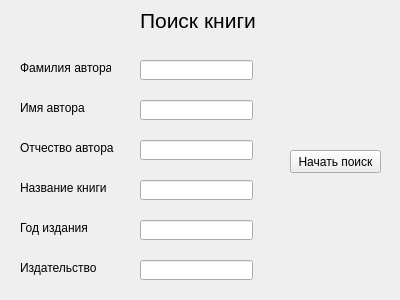
<?xml version="1.0" encoding="UTF-8"?>
<ui version="4.0">
 <class>Form</class>
 <widget class="QWidget" name="Form">
  <property name="geometry">
   <rect>
    <x>0</x>
    <y>0</y>
    <width>400</width>
    <height>300</height>
   </rect>
  </property>
  <property name="windowTitle">
   <string>Form</string>
  </property>
  <widget class="QLabel" name="label">
   <property name="geometry">
    <rect>
     <x>140</x>
     <y>10</y>
     <width>191</width>
     <height>21</height>
    </rect>
   </property>
   <property name="font">
    <font>
     <pointsize>16</pointsize>
    </font>
   </property>
   <property name="text">
    <string>Поиск книги</string>
   </property>
  </widget>
  <widget class="QLineEdit" name="lineEdit_3">
   <property name="geometry">
    <rect>
     <x>140</x>
     <y>140</y>
     <width>113</width>
     <height>20</height>
    </rect>
   </property>
  </widget>
  <widget class="QLineEdit" name="lineEdit_4">
   <property name="geometry">
    <rect>
     <x>140</x>
     <y>180</y>
     <width>113</width>
     <height>20</height>
    </rect>
   </property>
  </widget>
  <widget class="QLabel" name="label_5">
   <property name="geometry">
    <rect>
     <x>20</x>
     <y>180</y>
     <width>91</width>
     <height>16</height>
    </rect>
   </property>
   <property name="text">
    <string>Название книги</string>
   </property>
  </widget>
  <widget class="QLabel" name="label_3">
   <property name="geometry">
    <rect>
     <x>20</x>
     <y>100</y>
     <width>81</width>
     <height>16</height>
    </rect>
   </property>
   <property name="text">
    <string>Имя автора</string>
   </property>
  </widget>
  <widget class="QLineEdit" name="lineEdit_2">
   <property name="geometry">
    <rect>
     <x>140</x>
     <y>100</y>
     <width>113</width>
     <height>20</height>
    </rect>
   </property>
  </widget>
  <widget class="QLabel" name="label_2">
   <property name="geometry">
    <rect>
     <x>20</x>
     <y>60</y>
     <width>91</width>
     <height>16</height>
    </rect>
   </property>
   <property name="text">
    <string>Фамилия автора</string>
   </property>
  </widget>
  <widget class="QLineEdit" name="lineEdit">
   <property name="geometry">
    <rect>
     <x>140</x>
     <y>60</y>
     <width>113</width>
     <height>20</height>
    </rect>
   </property>
  </widget>
  <widget class="QLabel" name="label_4">
   <property name="geometry">
    <rect>
     <x>20</x>
     <y>140</y>
     <width>101</width>
     <height>16</height>
    </rect>
   </property>
   <property name="text">
    <string>Отчество автора</string>
   </property>
  </widget>
  <widget class="QLabel" name="label_6">
   <property name="geometry">
    <rect>
     <x>20</x>
     <y>220</y>
     <width>91</width>
     <height>16</height>
    </rect>
   </property>
   <property name="text">
    <string>Год издания</string>
   </property>
  </widget>
  <widget class="QLineEdit" name="lineEdit_5">
   <property name="geometry">
    <rect>
     <x>140</x>
     <y>220</y>
     <width>113</width>
     <height>20</height>
    </rect>
   </property>
  </widget>
  <widget class="QLabel" name="label_7">
   <property name="geometry">
    <rect>
     <x>20</x>
     <y>260</y>
     <width>91</width>
     <height>16</height>
    </rect>
   </property>
   <property name="text">
    <string>Издательство</string>
   </property>
  </widget>
  <widget class="QLineEdit" name="lineEdit_6">
   <property name="geometry">
    <rect>
     <x>140</x>
     <y>260</y>
     <width>113</width>
     <height>20</height>
    </rect>
   </property>
  </widget>
  <widget class="QPushButton" name="pushButton">
   <property name="geometry">
    <rect>
     <x>290</x>
     <y>150</y>
     <width>91</width>
     <height>23</height>
    </rect>
   </property>
   <property name="text">
    <string>Начать поиск</string>
   </property>
  </widget>
 </widget>
 <resources/>
 <connections/>
</ui>
